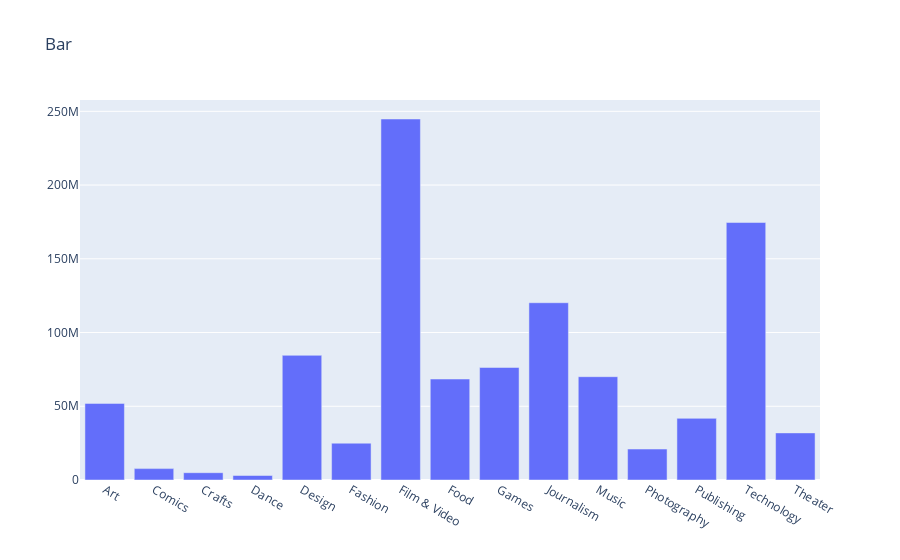

Write notebook code for a chart like this one.
### Code cell
trace = go.Bar(
    x=df.groupby('main_category').sum().index,
    y=df.groupby('main_category').sum()['usd_goal_real'],
    name="usd_goal_real"
)

layout = go.Layout(title='Bar', 
                   legend=dict(orientation='h'))

data=[trace]
fig = go.Figure(data, layout=layout)
iplot(fig)

### Figure 1 — Plotly figure (JSON) as saved in the notebook; plotly's stock layout.template omitted (floating-point values rounded to 4 significant figures)
{"data": [{"y": [51940000.0, 7724000.0, 4959000.0, 3044000.0, 84530000.0, 24960000.0, 244800000.0, 68470000.0, 76300000.0, 120200000.0, 70050000.0, 20980000.0, 41800000.0, 174600000.0, 31940000.0], "x": ["Art", "Comics", "Crafts", "Dance", "Design", "Fashion", "Film & Video", "Food", "Games", "Journalism", "Music", "Photography", "Publishing", "Technology", "Theater"], "type": "bar", "name": "usd_goal_real"}], "layout": {"legend": {"orientation": "h"}, "title": {"text": "Bar"}}}
